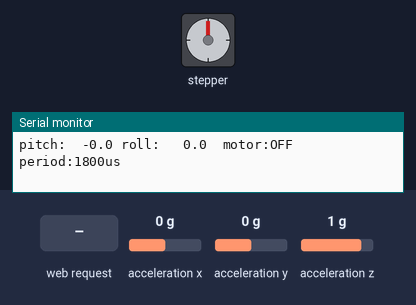
The sketch below on a simulated ESP32. Shown: stepper motor, the last lines printed to the serial monitor. Wiring (inferred from the names in the program): ADXL345 accelerometer at I2C address 0x53; stepper motor driver (200 steps per turn assumed): step GPIO 5; direction GPIO 18; enable GPIO 19. The inputs (shaded band) are chosen by the test bench; at power-on: acceleration x 0 g, acceleration y 0 g, acceleration z 1 g.

Above: at 1.2 s.
1.3 s: HTTP request GET /cmd?d=1&s=1 received
At 3.0 s:
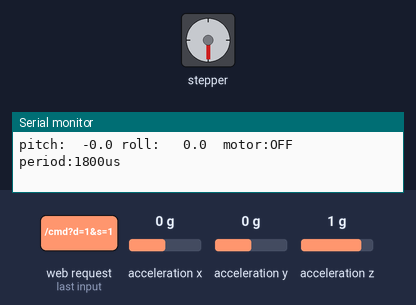
3.3 s: HTTP request GET /cmd?d=120&s=120 received
At 3.74 s:
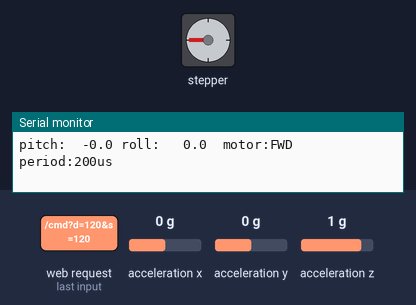
At 4.3 s:
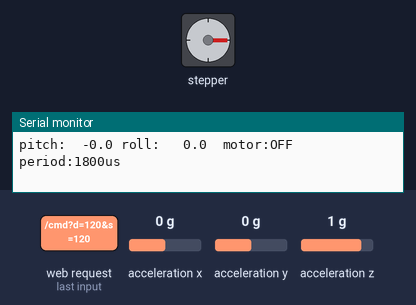
Timing chart, 0 to 6.3 s (numbered marks = the images above; inputs shaded):
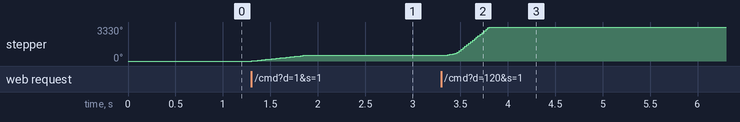

The sketch:

WiFi_Web_IMU.ino
```cpp
/**
 * =============================================================
 *  Control por WiFi (web)  →  TMC2209  →  NEMA 17   +   ADXL345 (IMU)
 *  ESP32  ·  SIN dependencia del control PS4
 * =============================================================
 *  El ESP32 crea su propia red WiFi (Access Point). Te conectás
 *  desde el celular o la laptop y abrís http://192.168.4.1 para
 *  controlar el robot (subir / bajar / parar + slider de velocidad)
 *  y ver la inclinación de la IMU en vivo.
 *
 *  Ventajas frente al PS4:
 *    · No depende de emparejar un mando ni de Bluepad32.
 *    · Cualquier dispositivo con navegador sirve, sin instalar app.
 *    · Failsafe: si el navegador/WiFi se cae, el motor se detiene
 *      solo (heartbeat con timeout). Ver CMD_TIMEOUT_MS.
 *
 *  ── Cableado en PROTOBOARD (directo al ESP32, sin PCB) ──────
 *    TMC2209:  STEP → GPIO 5    DIR → GPIO 18    EN → GPIO 19 (activo LOW)
 *    ADXL345:  SDA  → GPIO 21   SCL → GPIO 22
 *
 *    IMU ADXL345 (módulo GY-291) — conexiones OBLIGATORIAS:
 *      VCC → 3V3 del ESP32       GND → GND
 *      SDA → GPIO 21             SCL → GPIO 22
 *      CS  → 3V3   (¡clave! si queda al aire arranca en SPI y NO responde por I2C)
 *      SDO → GND   (fija la dirección en 0x53; si lo ponés a 3V3 sería 0x1D)
 *
 *  Sin PCB no hay pull-ups externos en SDA/SCL: este sketch activa los
 *  internos del ESP32 (IMU_INTERNAL_PULLUPS) y usa I2C a 100 kHz para que
 *  sea confiable con jumpers de protoboard. Si tu GY-291 ya trae pull-ups,
 *  no pasa nada por tener ambos.
 *
 *  Librerías: solo el core de ESP32 (WiFi.h, WebServer.h, Wire.h).
 *             NO necesita Bluepad32 ni librerías externas.
 *
 *  NOTA: WiFi y Bluetooth comparten la radio del ESP32; por eso
 *  este sketch usa SOLO WiFi y no incluye nada de PS4.
 * =============================================================
 */

#include <Arduino.h>
#include <WiFi.h>
#include <WebServer.h>
#include <Wire.h>
#include <math.h>

// ── Red WiFi que crea el ESP32 (Access Point) ────────────────
const char* AP_SSID = "RobotTrepador";
const char* AP_PASS = "trepador";   // mínimo 8 caracteres

// ── Pines stepper (= PCB) ────────────────────────────────────
#define PIN_STEP     5
#define PIN_DIR      18
#define PIN_ENABLE   19

// ── Pines I²C de la IMU ──────────────────────────────────────
#define PIN_SDA      21
#define PIN_SCL      22
#define IMU_INTERNAL_PULLUPS  1   // 1 = pull-ups internos del ESP32 (protoboard sin R externas)

// ── Parámetros del stepper (mismos que el ps4.ino que funciona) ─
#define MIN_STEP_US      200      // período mínimo (máx velocidad)
#define MAX_STEP_US     1800      // período máximo (mín velocidad)
#define ACCEL_STEP_US     10      // rampa de aceleración (suavidad)

// ── Failsafe del control web ─────────────────────────────────
//   Si no llega ningún comando en este tiempo, el motor se para.
//   La página manda un "latido" cada ~150 ms, así que 500 ms = 3 fallos.
#define CMD_TIMEOUT_MS   500

// ── IMU ADXL345 ──────────────────────────────────────────────
#define ADXL345_ADDR         0x53   // SDO a GND → 0x53
#define ADXL_REG_POWER_CTL   0x2D
#define ADXL_REG_DATA_FORMAT 0x31
#define ADXL_REG_DATAX0      0x32

// ── Seguridad por inclinación ────────────────────────────────
//   Mide la DESVIACIÓN respecto a la orientación de referencia
//   (la del arranque o la del botón "Calibrar"). Así no se bloquea
//   por trepar vertical, sino solo si el robot se ladea/cae.
#define USE_TILT_SAFETY   1
#define MAX_TILT_DEV_DEG  30.0f     // grados de desviación que disparan el corte

// ── Variables globales ───────────────────────────────────────
WebServer server(80);

volatile bool  motorEnabled    = false;
volatile bool  motorDir        = true;
volatile bool  tiltLockout     = false;   // la pone la seguridad por inclinación
volatile long  targetPeriodUs  = MAX_STEP_US;
volatile long  currentPeriodUs = MAX_STEP_US;

unsigned long  lastCmdMs = 0;             // último comando recibido (failsafe)

// Estado de la IMU (lo lee updateIMU, lo publica el servidor)
bool   imuOk    = false;
float  imuPitch = 0, imuRoll = 0;         // ángulos absolutos
float  refPitch = 0, refRoll = 0;         // referencia para la desviación

TaskHandle_t stepperTaskHandle = nullptr;

// ── ADXL345: helpers de I²C ──────────────────────────────────
void adxlWrite(uint8_t reg, uint8_t val) {
    Wire.beginTransmission(ADXL345_ADDR);
    Wire.write(reg);
    Wire.write(val);
    Wire.endTransmission();
}

bool adxlReadXYZ(int16_t &x, int16_t &y, int16_t &z) {
    Wire.beginTransmission(ADXL345_ADDR);
    Wire.write(ADXL_REG_DATAX0);
    if (Wire.endTransmission(false) != 0) return false;       // repeated start
    if (Wire.requestFrom((int)ADXL345_ADDR, 6) != 6) return false;
    x = (int16_t)(Wire.read() | (Wire.read() << 8));
    y = (int16_t)(Wire.read() | (Wire.read() << 8));
    z = (int16_t)(Wire.read() | (Wire.read() << 8));
    return true;
}

bool adxlBegin() {
    Wire.beginTransmission(ADXL345_ADDR);
    if (Wire.endTransmission() != 0) return false;            // ¿responde en 0x53?
    adxlWrite(ADXL_REG_DATA_FORMAT, 0x0B);                    // full-res, ±16 g
    adxlWrite(ADXL_REG_POWER_CTL,   0x08);                    // measure mode
    return true;
}

// Lee la IMU y, opcionalmente, fija la referencia con la lectura actual.
bool readTilt(float &pitch, float &roll) {
    int16_t rx, ry, rz;
    if (!adxlReadXYZ(rx, ry, rz)) return false;
    float ax = rx / 256.0f, ay = ry / 256.0f, az = rz / 256.0f;  // 256 LSB/g
    pitch = atan2f(-ax, sqrtf(ay * ay + az * az)) * 180.0f / PI;
    roll  = atan2f(ay, az) * 180.0f / PI;
    return true;
}

// ── Escáner I²C de diagnóstico (corre una vez al arrancar) ───
void i2cScan() {
    Serial.println("Escaneando bus I2C...");
    int found = 0;
    for (uint8_t a = 1; a < 127; a++) {
        Wire.beginTransmission(a);
        if (Wire.endTransmission() == 0) {
            Serial.printf("  · dispositivo en 0x%02X%s\n", a,
                          a == ADXL345_ADDR ? "  <- ADXL345" : "");
            found++;
        }
    }
    if (!found) Serial.println("  (ninguno) -> revisa SDA/SCL, alimentación y CS->3V3");
}

// ── Mapeo de velocidad (slider 0-100) a período ──────────────
long speedToPeriod(int s) {
    s = constrain(s, 0, 100);
    float t = s / 100.0f;
    long period = (long)(MAX_STEP_US - t * (MAX_STEP_US - MIN_STEP_US));
    return constrain(period, MIN_STEP_US, MAX_STEP_US);
}

// ── Tarea del stepper (Core 0) ───────────────────────────────
void stepperTask(void* param) {
    digitalWrite(PIN_ENABLE, HIGH);
    digitalWrite(PIN_STEP, LOW);

    int stepCounter = 0;

    while (true) {
        if (!motorEnabled || tiltLockout) {
            digitalWrite(PIN_ENABLE, HIGH);
            digitalWrite(PIN_STEP, LOW);
            currentPeriodUs = MAX_STEP_US;
            vTaskDelay(10 / portTICK_PERIOD_MS);
            continue;
        }

        digitalWrite(PIN_ENABLE, LOW);
        digitalWrite(PIN_DIR, motorDir ? HIGH : LOW);
        delayMicroseconds(5);

        if (currentPeriodUs > targetPeriodUs) {
            currentPeriodUs -= ACCEL_STEP_US;
            if (currentPeriodUs < targetPeriodUs) currentPeriodUs = targetPeriodUs;
        } else if (currentPeriodUs < targetPeriodUs) {
            currentPeriodUs += ACCEL_STEP_US;
            if (currentPeriodUs > targetPeriodUs) currentPeriodUs = targetPeriodUs;
        }

        digitalWrite(PIN_STEP, HIGH);
        delayMicroseconds(2);
        digitalWrite(PIN_STEP, LOW);

        long waitUs = currentPeriodUs - 2;
        if (waitUs > 0) delayMicroseconds(waitUs);

        stepCounter++;
        if (stepCounter >= 50) {     // cede CPU periódicamente
            stepCounter = 0;
            vTaskDelay(1);
        }
    }
}

// ── Lectura de la IMU + seguridad por inclinación (~10 Hz) ───
void updateIMU() {
    static unsigned long lastImu = 0;
    if (!imuOk || millis() - lastImu < 100) return;
    lastImu = millis();

    float p, r;
    if (!readTilt(p, r)) return;
    imuPitch = p;
    imuRoll  = r;

#if USE_TILT_SAFETY
    float dp = fabsf(p - refPitch);
    float dr = fabsf(r - refRoll);
    tiltLockout = (dp > MAX_TILT_DEV_DEG || dr > MAX_TILT_DEV_DEG);
#endif
}

// ── Página web (HTML + CSS + JS, todo embebido) ──────────────
const char PAGE[] PROGMEM = R"HTML(<!DOCTYPE html>
<html lang="es"><head>
<meta charset="utf-8">
<meta name="viewport" content="width=device-width,initial-scale=1,user-scalable=no">
<title>Robot Trepador</title>
<style>
  :root{--bg:#10141a;--fg:#e8eef5;--ac:#2e8bff;--dn:#2b3340;--ok:#27c07a;--err:#ff4d4d}
  *{box-sizing:border-box;-webkit-tap-highlight-color:transparent;user-select:none}
  body{margin:0;font-family:system-ui,sans-serif;background:var(--bg);color:var(--fg);
       display:flex;flex-direction:column;align-items:center;gap:16px;padding:18px}
  h1{font-size:20px;margin:4px 0}
  .card{background:#19202b;border-radius:14px;padding:16px;width:100%;max-width:420px}
  .imu{display:flex;justify-content:space-around;font-variant-numeric:tabular-nums}
  .imu b{display:block;font-size:28px}
  .imu span{font-size:12px;opacity:.7}
  #lock{text-align:center;font-weight:700;padding:8px;border-radius:10px;margin-top:10px}
  .btns{display:flex;flex-direction:column;gap:12px}
  button{border:0;border-radius:14px;color:#fff;font-size:22px;font-weight:700;
         padding:26px;touch-action:none;cursor:pointer}
  .up{background:var(--ac)} .dn{background:#7a4dff} .stop{background:var(--err);font-size:18px;padding:16px}
  .slabel{display:flex;justify-content:space-between;margin:6px 2px;font-size:14px}
  input[type=range]{width:100%;height:34px}
  .badge{font-size:12px;padding:3px 8px;border-radius:8px}
  .on{background:var(--ok)} .off{background:var(--dn)}
</style></head><body>
<h1>🤖 Robot Trepador <span id="net" class="badge off">IMU…</span></h1>

<div class="card imu">
  <div><span>Pitch</span><b id="p">--</b>°</div>
  <div><span>Roll</span><b id="r">--</b>°</div>
</div>
<div id="lock" class="off">— sin datos —</div>

<div class="card">
  <div class="slabel"><span>Velocidad</span><span id="sv">50%</span></div>
  <input id="sp" type="range" min="0" max="100" value="50">
</div>

<div class="card btns">
  <button class="up"   id="up">▲ SUBIR</button>
  <button class="dn"   id="dn">▼ BAJAR</button>
  <button class="stop" id="st">■ PARAR</button>
  <button class="stop" id="cal" style="background:#3a4658">⟳ Calibrar IMU (poner como “recto”)</button>
</div>

<script>
let dir=0, speed=50;
const $=id=>document.getElementById(id);
$('sp').oninput=e=>{speed=+e.target.value;$('sv').textContent=speed+'%';};

function send(){
  fetch('/cmd?d='+dir+'&s='+speed).then(r=>r.json()).then(j=>{
    $('p').textContent=j.p.toFixed(1);
    $('r').textContent=j.r.toFixed(1);
    const net=$('net');
    net.textContent=j.imu?'IMU OK':'IMU ✗';
    net.className='badge '+(j.imu?'on':'off');
    const L=$('lock');
    if(!j.imu){L.textContent='IMU no detectada';L.className='off';}
    else if(j.lock){L.textContent='⚠ INCLINACIÓN — MOTOR BLOQUEADO';L.style.background='var(--err)';}
    else{L.textContent='✓ OK';L.style.background='var(--ok)';}
  }).catch(()=>{});
}
setInterval(send,150);

function hold(btn,d){
  const dn=e=>{e.preventDefault();dir=d;send();};
  const up=e=>{e.preventDefault();dir=0;send();};
  btn.addEventListener('pointerdown',dn);
  btn.addEventListener('pointerup',up);
  btn.addEventListener('pointerleave',up);
  btn.addEventListener('pointercancel',up);
}
hold($('up'),1); hold($('dn'),-1);
$('st').onclick=()=>{dir=0;send();};
$('cal').onclick=()=>fetch('/cal');
document.addEventListener('pointerup',()=>{dir=0;});
</script>
</body></html>)HTML";

// ── Handlers del servidor web ────────────────────────────────
void sendImuJson() {
    char buf[80];
    snprintf(buf, sizeof(buf), "{\"p\":%.1f,\"r\":%.1f,\"lock\":%d,\"imu\":%d}",
             imuPitch, imuRoll, tiltLockout ? 1 : 0, imuOk ? 1 : 0);
    server.send(200, "application/json", buf);
}

void handleRoot() { server.send_P(200, "text/html", PAGE); }

void handleCmd() {
    if (server.hasArg("d")) {
        int d = server.arg("d").toInt();
        int s = server.hasArg("s") ? server.arg("s").toInt() : 0;
        if (d == 0 || s <= 0) {
            motorEnabled   = false;
            targetPeriodUs = MAX_STEP_US;
        } else {
            motorDir       = (d > 0);
            targetPeriodUs = speedToPeriod(s);
            motorEnabled   = true;
        }
        lastCmdMs = millis();
    }
    sendImuJson();
}

void handleCal() {
    refPitch = imuPitch;     // la orientación actual pasa a ser "recto"
    refRoll  = imuRoll;
    tiltLockout = false;
    Serial.printf("IMU calibrada: refPitch=%.1f refRoll=%.1f\n", refPitch, refRoll);
    sendImuJson();
}

// ── Setup ────────────────────────────────────────────────────
void setup() {
    Serial.begin(115200);
    Serial.println("\n=== ESP32 + WiFi web + TMC2209 + ADXL345 ===");

    pinMode(PIN_STEP,   OUTPUT);
    pinMode(PIN_DIR,    OUTPUT);
    pinMode(PIN_ENABLE, OUTPUT);
    digitalWrite(PIN_ENABLE, HIGH);     // driver deshabilitado al inicio

    // IMU por I²C (protoboard, sin pull-ups externos)
    Wire.begin(PIN_SDA, PIN_SCL);
#if IMU_INTERNAL_PULLUPS
    pinMode(PIN_SDA, INPUT_PULLUP);     // pull-ups internos (~45k) como respaldo
    pinMode(PIN_SCL, INPUT_PULLUP);
#endif
    Wire.setClock(100000);              // 100 kHz: más confiable con jumpers de protoboard
    i2cScan();
    imuOk = adxlBegin();
    Serial.printf("ADXL345: %s\n", imuOk ? "OK (0x53)" : "NO DETECTADO");
    if (imuOk) {
        delay(50);
        readTilt(refPitch, refRoll);    // referencia inicial = orientación de arranque
        imuPitch = refPitch; imuRoll = refRoll;
        Serial.printf("Referencia inicial: pitch=%.1f roll=%.1f\n", refPitch, refRoll);
    }

    // WiFi en modo Access Point
    WiFi.mode(WIFI_AP);
    WiFi.softAP(AP_SSID, AP_PASS);
    Serial.printf("WiFi AP \"%s\" (clave \"%s\")\n", AP_SSID, AP_PASS);
    Serial.print("Abrí en el navegador:  http://");
    Serial.println(WiFi.softAPIP());    // normalmente 192.168.4.1

    server.on("/",    handleRoot);
    server.on("/cmd", handleCmd);
    server.on("/cal", handleCal);
    server.begin();

    xTaskCreatePinnedToCore(
        stepperTask, "StepperTask", 2048, nullptr, 1, &stepperTaskHandle, 0);
}

// ── Loop principal (Core 1) ──────────────────────────────────
void loop() {
    server.handleClient();
    updateIMU();

    // Failsafe: si dejaron de llegar comandos, parar el motor.
    if (motorEnabled && millis() - lastCmdMs > CMD_TIMEOUT_MS) {
        motorEnabled   = false;
        targetPeriodUs = MAX_STEP_US;
    }

    static unsigned long lastPrint = 0;
    if (millis() - lastPrint > 500) {
        lastPrint = millis();
        Serial.printf("pitch:%6.1f roll:%6.1f  motor:%s  period:%ldus%s\n",
            imuPitch, imuRoll,
            (motorEnabled && !tiltLockout) ? (motorDir ? "FWD" : "BWD") : "OFF",
            currentPeriodUs, tiltLockout ? "  <- LOCKOUT" : "");
    }
}
```

Measured:
- after the input at 1.3 s, stepper: turns 540° clockwise in 0.55 s, starting at once
- after the input at 3.3 s, stepper: turns 2790° clockwise in 0.50 s, starting at once
